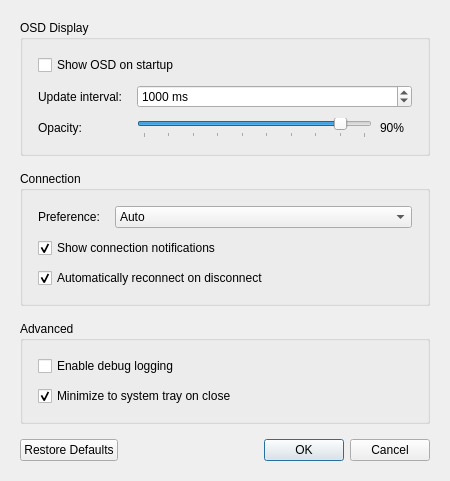
<?xml version="1.0" encoding="UTF-8"?>
<ui version="4.0">
 <class>Settings</class>
 <widget class="QDialog" name="Settings">
  <property name="geometry">
   <rect>
    <x>0</x>
    <y>0</y>
    <width>450</width>
    <height>350</height>
   </rect>
  </property>
  <property name="windowTitle">
   <string>Settings</string>
  </property>
  <property name="modal">
   <bool>true</bool>
  </property>
  <layout class="QVBoxLayout" name="verticalLayout">
   <property name="spacing">
    <number>15</number>
   </property>
   <property name="leftMargin">
    <number>20</number>
   </property>
   <property name="topMargin">
    <number>20</number>
   </property>
   <property name="rightMargin">
    <number>20</number>
   </property>
   <property name="bottomMargin">
    <number>20</number>
   </property>
   <item>
    <widget class="QGroupBox" name="osdGroupBox">
     <property name="title">
      <string>OSD Display</string>
     </property>
     <layout class="QFormLayout" name="osdFormLayout">
      <property name="horizontalSpacing">
       <number>15</number>
      </property>
      <property name="verticalSpacing">
       <number>10</number>
      </property>
      <property name="leftMargin">
       <number>15</number>
      </property>
      <property name="topMargin">
       <number>15</number>
      </property>
      <property name="rightMargin">
       <number>15</number>
      </property>
      <property name="bottomMargin">
       <number>15</number>
      </property>
      <item row="0" column="0" colspan="2">
       <widget class="QCheckBox" name="autoStartOSDCheck">
        <property name="text">
         <string>Show OSD on startup</string>
        </property>
       </widget>
      </item>
      <item row="1" column="0">
       <widget class="QLabel" name="updateIntervalLabel">
        <property name="text">
         <string>Update interval:</string>
        </property>
       </widget>
      </item>
      <item row="1" column="1">
       <widget class="QSpinBox" name="updateIntervalSpin">
        <property name="suffix">
         <string> ms</string>
        </property>
        <property name="minimum">
         <number>100</number>
        </property>
        <property name="maximum">
         <number>5000</number>
        </property>
        <property name="singleStep">
         <number>100</number>
        </property>
        <property name="value">
         <number>1000</number>
        </property>
       </widget>
      </item>
      <item row="2" column="0">
       <widget class="QLabel" name="opacityLabel_2">
        <property name="text">
         <string>Opacity:</string>
        </property>
       </widget>
      </item>
      <item row="2" column="1">
       <layout class="QHBoxLayout" name="opacityLayout">
        <item>
         <widget class="QSlider" name="opacitySlider">
          <property name="minimum">
           <number>10</number>
          </property>
          <property name="maximum">
           <number>100</number>
          </property>
          <property name="value">
           <number>90</number>
          </property>
          <property name="orientation">
           <enum>Qt::Horizontal</enum>
          </property>
          <property name="tickPosition">
           <enum>QSlider::TicksBelow</enum>
          </property>
          <property name="tickInterval">
           <number>10</number>
          </property>
         </widget>
        </item>
        <item>
         <widget class="QLabel" name="opacityLabel">
          <property name="text">
           <string>90%</string>
          </property>
          <property name="minimumSize">
           <size>
            <width>40</width>
            <height>0</height>
           </size>
          </property>
          <property name="alignment">
           <set>Qt::AlignCenter</set>
          </property>
         </widget>
        </item>
       </layout>
      </item>
     </layout>
    </widget>
   </item>
   <item>
    <widget class="QGroupBox" name="connectionGroupBox">
     <property name="title">
      <string>Connection</string>
     </property>
     <layout class="QFormLayout" name="connectionFormLayout">
      <property name="horizontalSpacing">
       <number>15</number>
      </property>
      <property name="verticalSpacing">
       <number>10</number>
      </property>
      <property name="leftMargin">
       <number>15</number>
      </property>
      <property name="topMargin">
       <number>15</number>
      </property>
      <property name="rightMargin">
       <number>15</number>
      </property>
      <property name="bottomMargin">
       <number>15</number>
      </property>
      <item row="0" column="0">
       <widget class="QLabel" name="preferenceLabel">
        <property name="text">
         <string>Preference:</string>
        </property>
       </widget>
      </item>
      <item row="0" column="1">
       <widget class="QComboBox" name="connectionCombo">
        <item>
         <property name="text">
          <string>Auto</string>
         </property>
        </item>
        <item>
         <property name="text">
          <string>Bluetooth Preferred</string>
         </property>
        </item>
        <item>
         <property name="text">
          <string>Serial Preferred</string>
         </property>
        </item>
       </widget>
      </item>
      <item row="1" column="0" colspan="2">
       <widget class="QCheckBox" name="notificationsCheck">
        <property name="text">
         <string>Show connection notifications</string>
        </property>
        <property name="checked">
         <bool>true</bool>
        </property>
       </widget>
      </item>
      <item row="2" column="0" colspan="2">
       <widget class="QCheckBox" name="autoReconnectCheck">
        <property name="text">
         <string>Automatically reconnect on disconnect</string>
        </property>
        <property name="checked">
         <bool>true</bool>
        </property>
       </widget>
      </item>
     </layout>
    </widget>
   </item>
   <item>
    <widget class="QGroupBox" name="advancedGroupBox">
     <property name="title">
      <string>Advanced</string>
     </property>
     <layout class="QFormLayout" name="advancedFormLayout">
      <property name="horizontalSpacing">
       <number>15</number>
      </property>
      <property name="verticalSpacing">
       <number>10</number>
      </property>
      <property name="leftMargin">
       <number>15</number>
      </property>
      <property name="topMargin">
       <number>15</number>
      </property>
      <property name="rightMargin">
       <number>15</number>
      </property>
      <property name="bottomMargin">
       <number>15</number>
      </property>
      <item row="0" column="0" colspan="2">
       <widget class="QCheckBox" name="debugLoggingCheck">
        <property name="text">
         <string>Enable debug logging</string>
        </property>
       </widget>
      </item>
      <item row="1" column="0" colspan="2">
       <widget class="QCheckBox" name="minimizeToTrayCheck">
        <property name="text">
         <string>Minimize to system tray on close</string>
        </property>
        <property name="checked">
         <bool>true</bool>
        </property>
       </widget>
      </item>
     </layout>
    </widget>
   </item>
   <item>
    <spacer name="verticalSpacer">
     <property name="orientation">
      <enum>Qt::Vertical</enum>
     </property>
     <property name="sizeHint" stdset="0">
      <size>
       <width>20</width>
       <height>40</height>
      </size>
     </property>
    </spacer>
   </item>
   <item>
    <widget class="QDialogButtonBox" name="buttonBox">
     <property name="orientation">
      <enum>Qt::Horizontal</enum>
     </property>
     <property name="standardButtons">
      <set>QDialogButtonBox::Cancel|QDialogButtonBox::Ok|QDialogButtonBox::RestoreDefaults</set>
     </property>
    </widget>
   </item>
  </layout>
 </widget>
 <resources/>
 <connections>
  <connection>
   <sender>buttonBox</sender>
   <signal>accepted()</signal>
   <receiver>Settings</receiver>
   <slot>accept()</slot>
   <hints>
    <hint type="sourcelabel">
     <x>248</x>
     <y>254</y>
    </hint>
    <hint type="destinationlabel">
     <x>157</x>
     <y>274</y>
    </hint>
   </hints>
  </connection>
  <connection>
   <sender>buttonBox</sender>
   <signal>rejected()</signal>
   <receiver>Settings</receiver>
   <slot>reject()</slot>
   <hints>
    <hint type="sourcelabel">
     <x>316</x>
     <y>260</y>
    </hint>
    <hint type="destinationlabel">
     <x>286</x>
     <y>274</y>
    </hint>
   </hints>
  </connection>
 </connections>
</ui>
